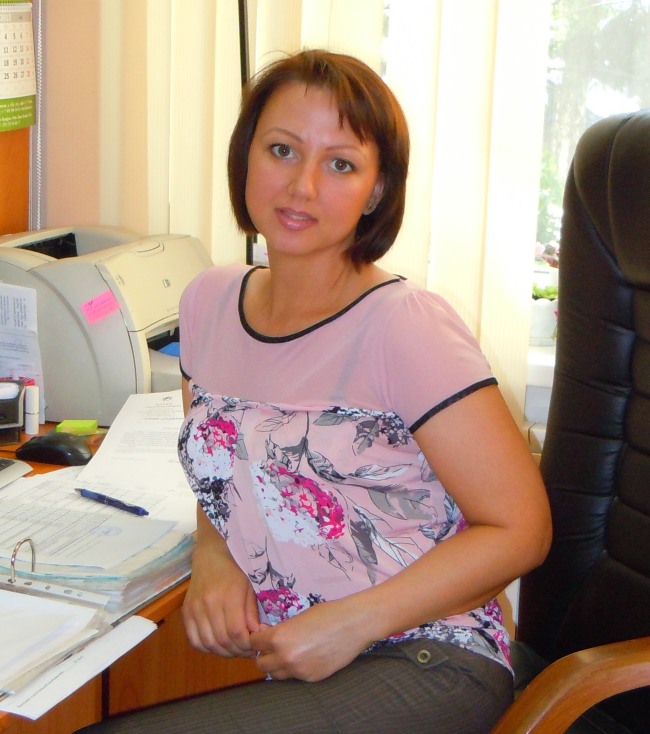
#> input picture class/R.jpg, 1949 x 2201 px (shown at 1/3 size)
$ python t.py
#> lines starting #> are read from the running program, lines starting #| are printed output that depends on the picture
from PIL import Image


po = Image.new("RGBA",(800,600),color="cyan")
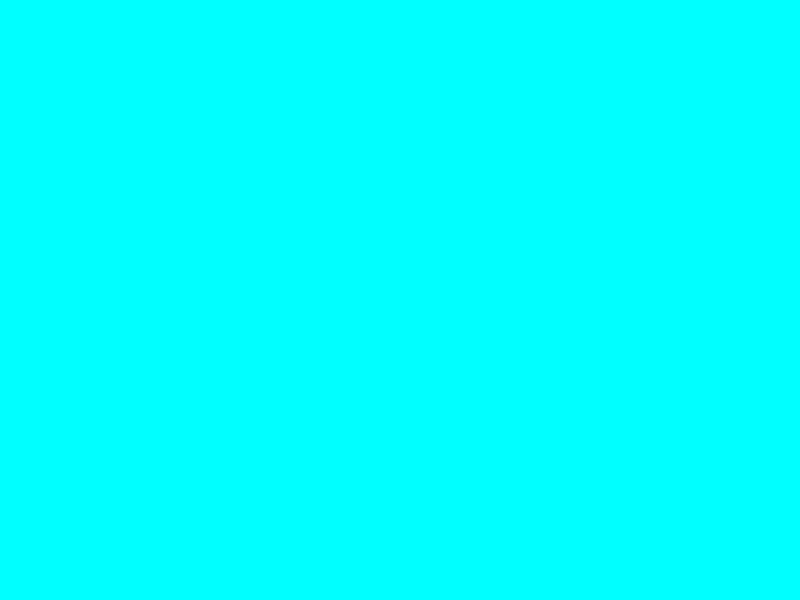
#> po: PIL image 800x600 RGBA; mean R, G, B, A 0, 255, 255, 255
grgr = Image.open("R.jpg").resize((200,200))
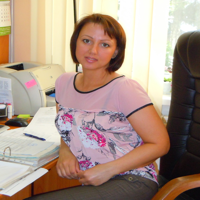
#> grgr: PIL image 200x200 RGB; mean R, G, B 170, 147.3, 132.9
gvbvvv = Image.open("R.jpg").resize((333,333))
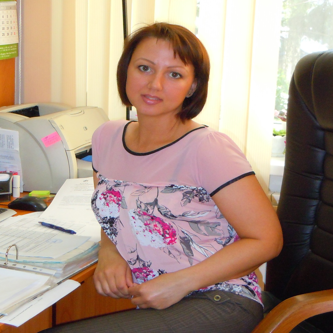
#> gvbvvv: PIL image 333x333 RGB; mean R, G, B 170, 147.3, 132.9
po.paste(grgr,(0,0))
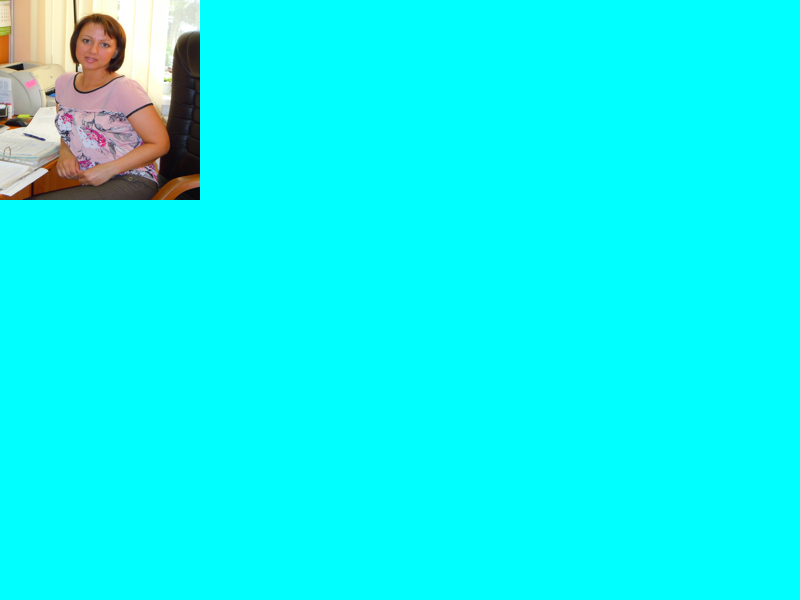
#> po: PIL image 800x600 RGBA; mean R, G, B, A 14.2, 246, 244.8, 255
po.paste(gvbvvv,(303,303))
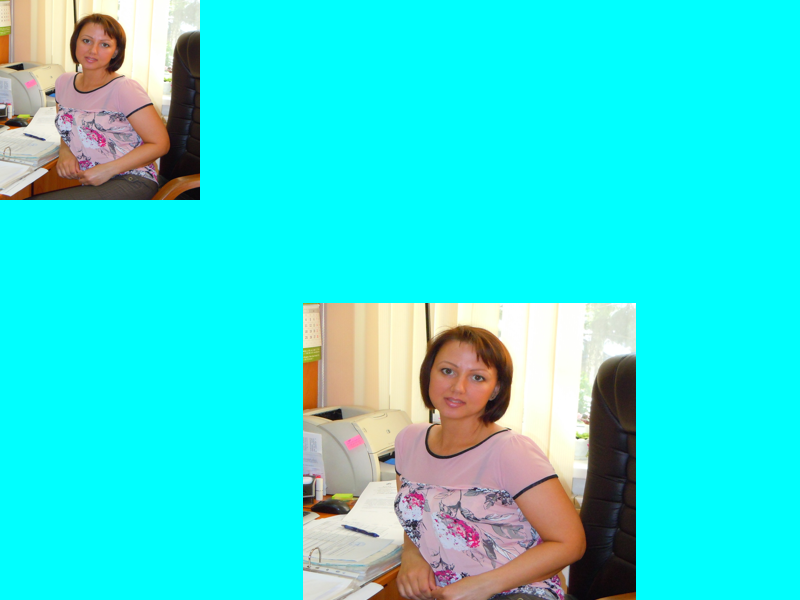
#> po: PIL image 800x600 RGBA; mean R, G, B, A 50.9, 225.7, 221.6, 255


po.show()
po.save("iij.png", format="PNG")

$ run again, with class/cofe.jpg copied over class/R.jpg
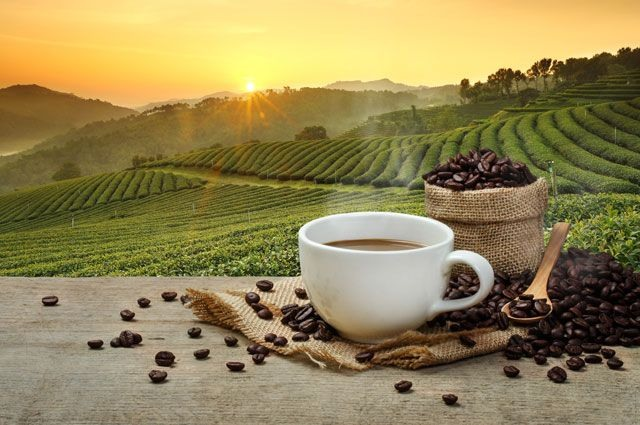
#> input picture class/cofe.jpg, 640 x 425 px
#> `gvbvvv = Image.open("R.jpg").resize((333,333))`:
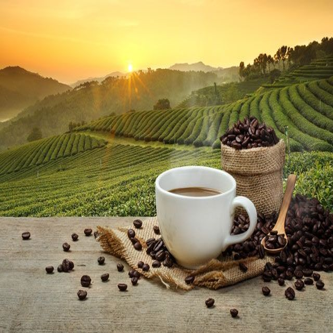
#> gvbvvv: PIL image 333x333 RGB; mean R, G, B 147.8, 133, 84.9
#> `po.paste(gvbvvv,(303,303))`:
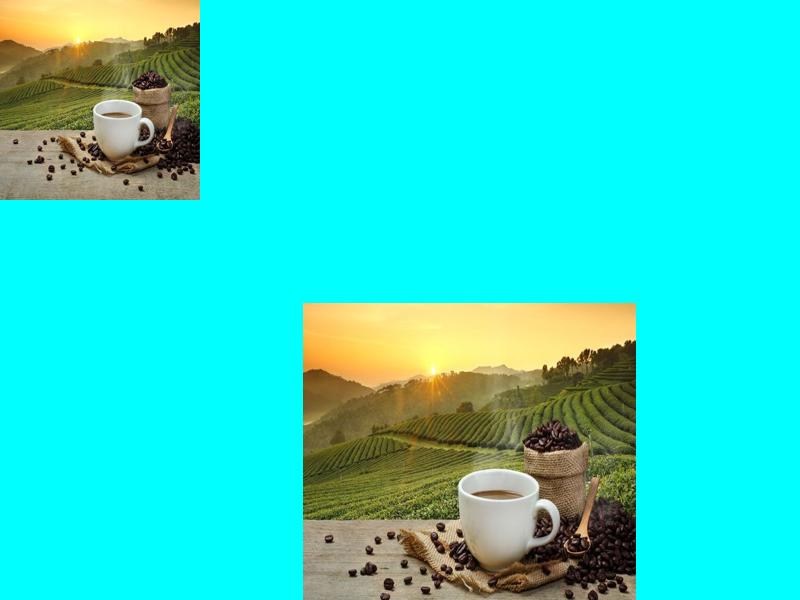
#> po: PIL image 800x600 RGBA; mean R, G, B, A 42.7, 219.5, 205, 255

$ run again, with class/tg.jpg copied over class/R.jpg
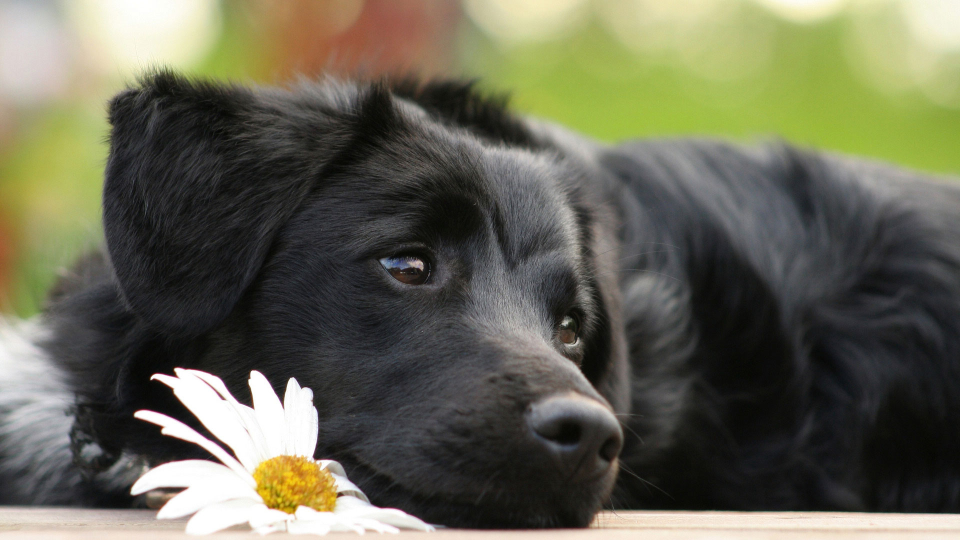
#> input picture class/tg.jpg, 1920 x 1080 px (shown at 1/2 size)
#> `gvbvvv = Image.open("R.jpg").resize((333,333))`:
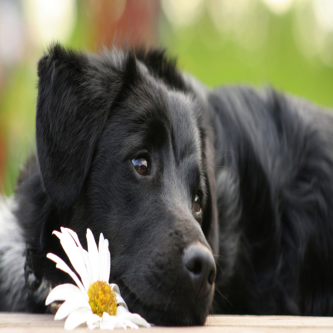
#> gvbvvv: PIL image 333x333 RGB; mean R, G, B 103, 102.3, 84.2
#> `po.paste(gvbvvv,(303,303))`:
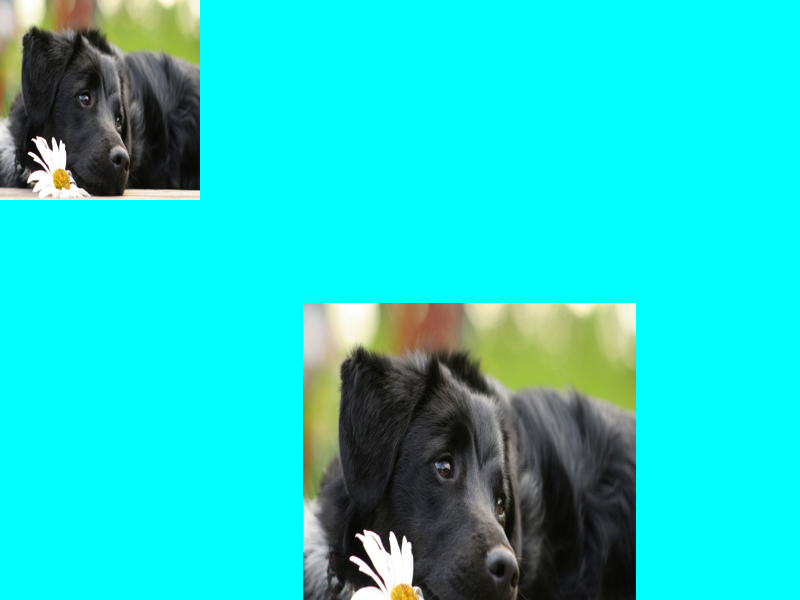
#> po: PIL image 800x600 RGBA; mean R, G, B, A 28.8, 210, 204.6, 255
